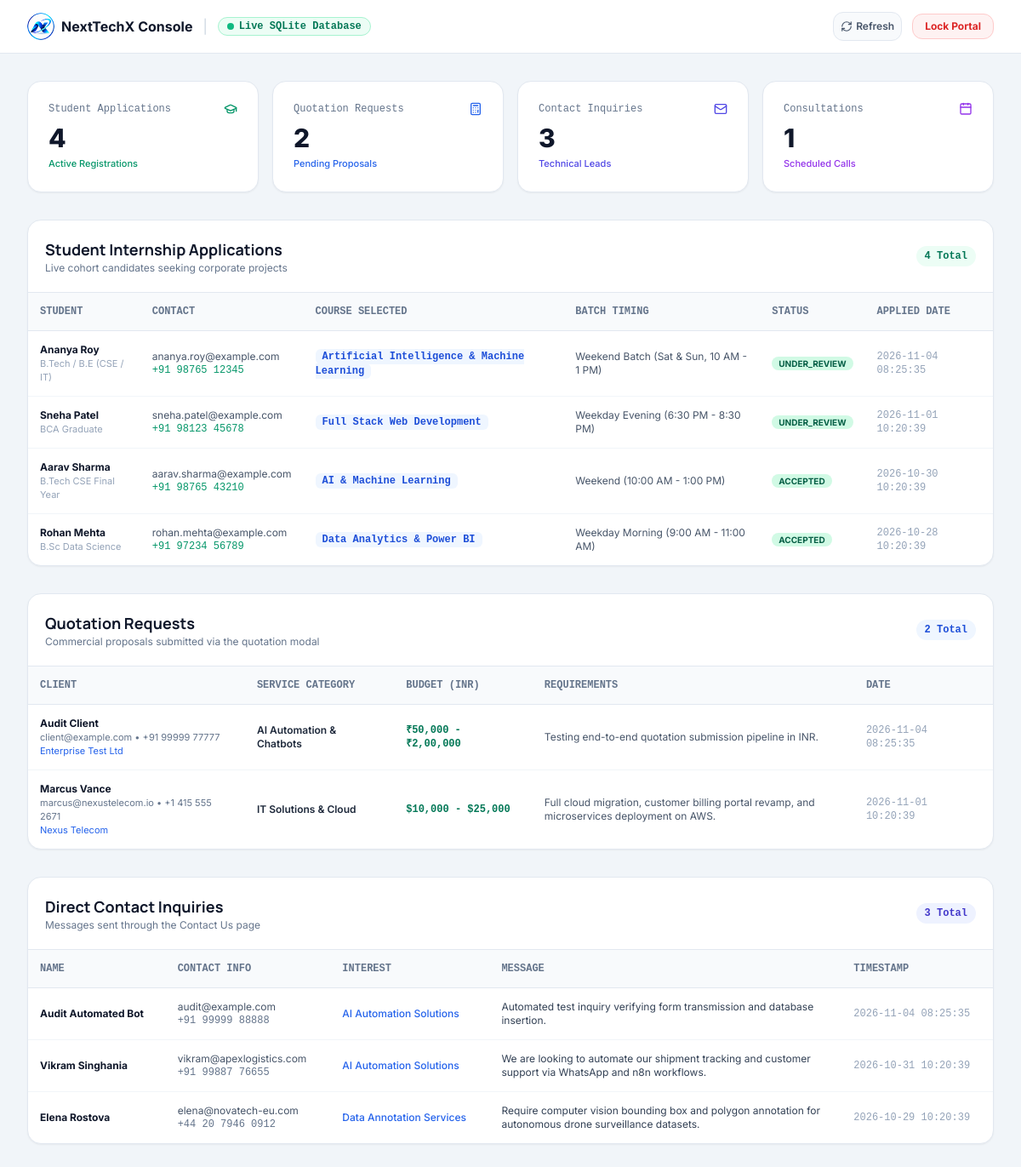
/admin.php (signed in), run on the app's committed database.
### tables this page shows
CREATE TABLE student_registrations (
        id INTEGER PRIMARY KEY AUTOINCREMENT,
        full_name TEXT NOT NULL,
        email TEXT NOT NULL,
        phone TEXT NOT NULL,
        qualification TEXT NOT NULL,
        current_status TEXT NOT NULL,
        course_selected TEXT NOT NULL,
        batch_timing TEXT NOT NULL,
        resume_link TEXT,
        statement TEXT,
        status TEXT DEFAULT 'under_review',
        created_at TEXT DEFAULT CURRENT_TIMESTAMP
    );

CREATE TABLE quotation_requests (
        id INTEGER PRIMARY KEY AUTOINCREMENT,
        name TEXT NOT NULL,
        email TEXT NOT NULL,
        phone TEXT NOT NULL,
        company TEXT,
        service_category TEXT NOT NULL,
        budget_range TEXT,
        project_timeline TEXT,
        requirements TEXT NOT NULL,
        status TEXT DEFAULT 'pending',
        created_at TEXT DEFAULT CURRENT_TIMESTAMP
    );

CREATE TABLE contact_messages (
        id INTEGER PRIMARY KEY AUTOINCREMENT,
        name TEXT NOT NULL,
        email TEXT NOT NULL,
        phone TEXT,
        company TEXT,
        service_interest TEXT,
        message TEXT NOT NULL,
        status TEXT DEFAULT 'new',
        created_at TEXT DEFAULT CURRENT_TIMESTAMP
    );

### admin.php (the view, shortened to what the rows shown need)
<?php
$auth_error = '';
$is_auth = !empty($_SESSION['admin_auth']);
if ($is_auth) {
    $db = get_db();
    $students = [];
    $quotes = [];
    $contacts = [];
    if ($db) {
        $stmt_students = $db->query("SELECT * FROM student_registrations ORDER BY created_at DESC");
        $students = $stmt_students ? $stmt_students->fetchAll() : [];
        $stmt_quotes = $db->query("SELECT * FROM quotation_requests ORDER BY created_at DESC");
        $quotes = $stmt_quotes ? $stmt_quotes->fetchAll() : [];
        $stmt_contacts = $db->query("SELECT * FROM contact_messages ORDER BY created_at DESC");
        $contacts = $stmt_contacts ? $stmt_contacts->fetchAll() : [];
    }
}
?>
<!DOCTYPE html>
<html lang="en">
<head>
    <script src="https://cdn.tailwindcss.com"></script>
</head>
<body class="bg-slate-100 text-slate-800 antialiased min-h-screen">
<?php if (!$is_auth): ?>
    <div class="min-h-screen flex items-center justify-center p-4">
        <div class="w-full max-w-md bg-white rounded-3xl shadow-xl border border-slate-200 p-8 space-y-6">
            <div class="text-center">
                <div class="w-14 h-14 rounded-2xl bg-blue-600 text-white flex items-center justify-center mx-auto mb-4 shadow-lg shadow-blue-500/30">
                    <i data-lucide="lock" class="w-7 h-7"></i>
                </div>
                <h1 class="text-2xl font-extrabold text-slate-900 font-heading">Operations Portal</h1>
                <p class="text-xs text-slate-500 font-mono mt-1"><?= SITE_NAME ?> Management Console</p>
            </div>
            <?php if ($auth_error): ?>
                <div class="p-3.5 rounded-xl bg-red-50 border border-red-200 text-red-700 text-xs font-semibold">
                    <?= htmlspecialchars($auth_error) ?>
                </div>
            <?php endif; ?>
            <form method="POST" class="space-y-4">
                <div>
                    <label class="block text-xs font-bold uppercase tracking-wider text-slate-600 mb-1">Passcode</label>
                    <input type="password" name="login_passcode" required autofocus class="w-full px-4 py-3 rounded-xl border border-slate-200 focus:ring-2 focus:ring-blue-600 focus:outline-none text-sm" placeholder="Enter security passcode...">
                    <span class="text-[11px] text-slate-400 mt-1 block">Default Passcode: <code class="bg-slate-100 px-1 rounded">admin123</code></span>
                </div>
                <button type="submit" class="w-full py-3 rounded-xl bg-blue-600 hover:bg-blue-700 text-white font-bold text-sm shadow-md font-heading transition-colors">
                    Unlock Console
                </button>
                <div class="text-center pt-2">
                    <a href="index.php" class="text-xs text-slate-500 hover:text-blue-600 inline-flex items-center gap-1">
                        <i data-lucide="arrow-left" class="w-3.5 h-3.5"></i>
                        <span>Return to Main Website</span>
                    </a>
                </div>
            </form>
        </div>
    </div>
<?php else: ?>
    <div class="max-w-7xl mx-auto px-4 sm:px-6 lg:px-8 py-8 space-y-8">
        <div class="bg-white rounded-2xl border border-slate-200 shadow-sm overflow-hidden">
            <div class="p-5 border-b border-slate-200 flex items-center justify-between">
                <div>
                    <h2 class="text-lg font-bold font-heading text-slate-900">Student Internship Applications</h2>
                </div>
            </div>
            <div class="overflow-x-auto">
                <table class="w-full text-left text-xs">
                    <thead class="bg-slate-50 text-slate-500 uppercase font-mono border-b border-slate-200">
                        <tr>
                            <th class="p-3.5">Student</th>
                            <th class="p-3.5">Contact</th>
                            <th class="p-3.5">Course Selected</th>
                            <th class="p-3.5">Batch Timing</th>
                            <th class="p-3.5">Status</th>
                            <th class="p-3.5">Applied Date</th>
                        </tr>
                    </thead>
                    <tbody class="divide-y divide-slate-100">
                        <?php if (empty($students)): ?>
                            <tr><td colspan="6" class="p-6 text-center text-slate-400">No applications registered yet.</td></tr>
                        <?php else: ?>
                            <?php foreach ($students as $s): ?>
                                <tr class="hover:bg-slate-50/50">
                                    <td class="p-3.5 font-bold text-slate-900">
                                        <?= htmlspecialchars($s['full_name']) ?>
                                        <div class="text-[11px] text-slate-400 font-normal"><?= htmlspecialchars($s['qualification']) ?></div>
                                    </td>
                                    <td class="p-3.5 text-slate-600">
                                        <div><?= htmlspecialchars($s['email']) ?></div>
                                        <div class="font-mono text-emerald-600"><?= htmlspecialchars($s['phone']) ?></div>
                                    </td>
                                    <td class="p-3.5">
                                        <span class="px-2 py-0.5 rounded-md bg-blue-50 text-blue-700 font-semibold font-mono"><?= htmlspecialchars($s['course_selected']) ?></span>
                                    </td>
                                    <td class="p-3.5 text-slate-600"><?= htmlspecialchars($s['batch_timing'] ?? 'Flexible') ?></td>
                                    <td class="p-3.5">
                                        <span class="px-2 py-0.5 rounded-full bg-emerald-100 text-emerald-800 text-[10px] font-bold uppercase"><?= htmlspecialchars($s['status']) ?></span>
                                    </td>
                                    <td class="p-3.5 text-slate-400 font-mono"><?= htmlspecialchars($s['created_at']) ?></td>
                                </tr>
                            <?php endforeach; ?>
                        <?php endif; ?>
                    </tbody>
                </table>
            </div>
        </div>
        <div class="bg-white rounded-2xl border border-slate-200 shadow-sm overflow-hidden">
            <div class="p-5 border-b border-slate-200 flex items-center justify-between">
                <div>
                    <h2 class="text-lg font-bold font-heading text-slate-900">Quotation Requests</h2>
                </div>
            </div>
            <div class="overflow-x-auto">
                <table class="w-full text-left text-xs">
                    <thead class="bg-slate-50 text-slate-500 uppercase font-mono border-b border-slate-200">
                        <tr>
                            <th class="p-3.5">Client</th>
                            <th class="p-3.5">Service Category</th>
                            <th class="p-3.5">Budget (INR)</th>
                            <th class="p-3.5">Requirements</th>
                            <th class="p-3.5">Date</th>
                        </tr>
                    </thead>
                    <tbody class="divide-y divide-slate-100">
                        <?php if (empty($quotes)): ?>
                            <tr><td colspan="5" class="p-6 text-center text-slate-400">No quotation requests yet.</td></tr>
                        <?php else: ?>
                            <?php foreach ($quotes as $q): ?>
                                <tr class="hover:bg-slate-50/50">
                                    <td class="p-3.5">
                                        <div class="font-bold text-slate-900"><?= htmlspecialchars($q['name']) ?></div>
                                        <div class="text-[11px] text-slate-500"><?= htmlspecialchars($q['email']) ?> • <?= htmlspecialchars($q['phone']) ?></div>
                                        <?php if (!empty($q['company'])): ?>
                                            <div class="text-[11px] text-blue-600"><?= htmlspecialchars($q['company']) ?></div>
                                        <?php endif; ?>
                                    </td>
                                    <td class="p-3.5 font-semibold text-slate-800"><?= htmlspecialchars($q['service_category']) ?></td>
                                    <td class="p-3.5 text-emerald-700 font-mono font-bold"><?= htmlspecialchars($q['budget_range'] ?? 'Flexible') ?></td>
                                    <td class="p-3.5 text-slate-600 max-w-sm"><?= htmlspecialchars($q['requirements']) ?></td>
                                    <td class="p-3.5 text-slate-400 font-mono"><?= htmlspecialchars($q['created_at']) ?></td>
                                </tr>
                            <?php endforeach; ?>
                        <?php endif; ?>
                    </tbody>
                </table>
            </div>
        </div>
        <div class="bg-white rounded-2xl border border-slate-200 shadow-sm overflow-hidden">
            <div class="p-5 border-b border-slate-200 flex items-center justify-between">
                <div>
                    <h2 class="text-lg font-bold font-heading text-slate-900">Direct Contact Inquiries</h2>
                </div>
            </div>
            <div class="overflow-x-auto">
                <table class="w-full text-left text-xs">
                    <thead class="bg-slate-50 text-slate-500 uppercase font-mono border-b border-slate-200">
                        <tr>
                            <th class="p-3.5">Name</th>
                            <th class="p-3.5">Contact Info</th>
                            <th class="p-3.5">Interest</th>
                            <th class="p-3.5">Message</th>
                            <th class="p-3.5">Timestamp</th>
                        </tr>
                    </thead>
                    <tbody class="divide-y divide-slate-100">
                        <?php if (empty($contacts)): ?>
                            <tr><td colspan="5" class="p-6 text-center text-slate-400">No contact inquiries yet.</td></tr>
                        <?php else: ?>
                            <?php foreach ($contacts as $c): ?>
                                <tr class="hover:bg-slate-50/50">
                                    <td class="p-3.5 font-bold text-slate-900"><?= htmlspecialchars($c['name']) ?></td>
                                    <td class="p-3.5 text-slate-600">
                                        <div><?= htmlspecialchars($c['email']) ?></div>
                                        <div class="font-mono text-slate-500"><?= htmlspecialchars($c['phone'] ?? '') ?></div>
                                    </td>
                                    <td class="p-3.5 text-blue-600 font-medium"><?= htmlspecialchars($c['service_interest'] ?? 'General') ?></td>
                                    <td class="p-3.5 text-slate-700 max-w-sm"><?= htmlspecialchars($c['message']) ?></td>
                                    <td class="p-3.5 text-slate-400 font-mono"><?= htmlspecialchars($c['created_at']) ?></td>
                                </tr>
                            <?php endforeach; ?>
                        <?php endif; ?>
                    </tbody>
                </table>
            </div>
        </div>
    </div>
<?php endif; ?>
</body>
</html>

### data on the page
student_registrations: full_name "Ananya Roy", qualification "B.Tech / B.E (CSE / IT)", email "ananya.roy@example.com", phone "+91 98765 12345", course_selected "Artificial Intelligence & Machine Learning", batch_timing "Weekend Batch (Sat & Sun, 10 AM - 1 PM)", status "UNDER_REVIEW", created_at "2026-11-04 08:25:35"
student_registrations: full_name "Sneha Patel", qualification "BCA Graduate", email "sneha.patel@example.com", phone "+91 98123 45678", course_selected "Full Stack Web Development", batch_timing "Weekday Evening (6:30 PM - 8:30 PM)", status "UNDER_REVIEW", created_at "2026-11-01 10:20:39"
student_registrations: full_name "Aarav Sharma", qualification "B.Tech CSE Final Year", email "aarav.sharma@example.com", phone "+91 98765 43210", course_selected "AI & Machine Learning", batch_timing "Weekend (10:00 AM - 1:00 PM)", status "ACCEPTED", created_at "2026-10-30 10:20:39"
student_registrations: full_name "Rohan Mehta", qualification "B.Sc Data Science", email "rohan.mehta@example.com", phone "+91 97234 56789", course_selected "Data Analytics & Power BI", batch_timing "Weekday Morning (9:00 AM - 11:00 AM)", status "ACCEPTED", created_at "2026-10-28 10:20:39"
quotation_requests: name "Audit Client", email "client@example.com", phone "+91 99999 77777", company "Enterprise Test Ltd", service_category "AI Automation & Chatbots", budget_range "₹50,000 - ₹2,00,000", requirements "Testing end-to-end quotation submission pipeline in INR.", created_at "2026-11-04 08:25:35"
quotation_requests: name "Marcus Vance", email "marcus@nexustelecom.io", phone "+1 415 555 2671", company "Nexus Telecom", service_category "IT Solutions & Cloud", budget_range "$10,000 - $25,000", requirements "Full cloud migration, customer billing portal revamp, and microservices deployment on AWS.", created_at "2026-11-01 10:20:39"
contact_messages: name "Audit Automated Bot", email "audit@example.com", phone "+91 99999 88888", service_interest "AI Automation Solutions", message "Automated test inquiry verifying form transmission and database insertion.", created_at "2026-11-04 08:25:35"
contact_messages: name "Vikram Singhania", email "vikram@apexlogistics.com", phone "+91 99887 76655", service_interest "AI Automation Solutions", message "We are looking to automate our shipment tracking and customer support via WhatsApp and n8n workflows.", created_at "2026-10-31 10:20:39"
contact_messages: name "Elena Rostova", email "elena@novatech-eu.com", phone "+44 20 7946 0912", service_interest "Data Annotation Services", message "Require computer vision bounding box and polygon annotation for autonomous drone surveillance datasets.", created_at "2026-10-29 10:20:39"

### other printed values
count($students) "4"
count($quotes) "2"
count($contacts) "3"
count($consults) "1"
